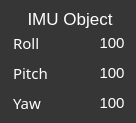
<?xml version="1.0" encoding="UTF-8"?>
<ui version="4.0">
 <class>IMUInfoBox</class>
 <widget class="QWidget" name="IMUInfoBox">
  <property name="geometry">
   <rect>
    <x>0</x>
    <y>0</y>
    <width>136</width>
    <height>123</height>
   </rect>
  </property>
  <property name="minimumSize">
   <size>
    <width>0</width>
    <height>120</height>
   </size>
  </property>
  <property name="maximumSize">
   <size>
    <width>16777215</width>
    <height>200</height>
   </size>
  </property>
  <property name="windowTitle">
   <string>Form</string>
  </property>
  <property name="styleSheet">
   <string notr="true">background-color: rgb(54, 54, 54);</string>
  </property>
  <widget class="QLabel" name="motor_name">
   <property name="geometry">
    <rect>
     <x>10</x>
     <y>10</y>
     <width>120</width>
     <height>18</height>
    </rect>
   </property>
   <property name="palette">
    <palette>
     <active>
      <colorrole role="WindowText">
       <brush brushstyle="SolidPattern">
        <color alpha="255">
         <red>255</red>
         <green>255</green>
         <blue>255</blue>
        </color>
       </brush>
      </colorrole>
      <colorrole role="Button">
       <brush brushstyle="SolidPattern">
        <color alpha="255">
         <red>54</red>
         <green>54</green>
         <blue>54</blue>
        </color>
       </brush>
      </colorrole>
      <colorrole role="Text">
       <brush brushstyle="SolidPattern">
        <color alpha="255">
         <red>255</red>
         <green>255</green>
         <blue>255</blue>
        </color>
       </brush>
      </colorrole>
      <colorrole role="ButtonText">
       <brush brushstyle="SolidPattern">
        <color alpha="255">
         <red>255</red>
         <green>255</green>
         <blue>255</blue>
        </color>
       </brush>
      </colorrole>
      <colorrole role="Base">
       <brush brushstyle="SolidPattern">
        <color alpha="255">
         <red>54</red>
         <green>54</green>
         <blue>54</blue>
        </color>
       </brush>
      </colorrole>
      <colorrole role="Window">
       <brush brushstyle="SolidPattern">
        <color alpha="255">
         <red>54</red>
         <green>54</green>
         <blue>54</blue>
        </color>
       </brush>
      </colorrole>
      <colorrole role="PlaceholderText">
       <brush brushstyle="SolidPattern">
        <color alpha="128">
         <red>255</red>
         <green>255</green>
         <blue>255</blue>
        </color>
       </brush>
      </colorrole>
     </active>
     <inactive>
      <colorrole role="WindowText">
       <brush brushstyle="SolidPattern">
        <color alpha="255">
         <red>255</red>
         <green>255</green>
         <blue>255</blue>
        </color>
       </brush>
      </colorrole>
      <colorrole role="Button">
       <brush brushstyle="SolidPattern">
        <color alpha="255">
         <red>54</red>
         <green>54</green>
         <blue>54</blue>
        </color>
       </brush>
      </colorrole>
      <colorrole role="Text">
       <brush brushstyle="SolidPattern">
        <color alpha="255">
         <red>255</red>
         <green>255</green>
         <blue>255</blue>
        </color>
       </brush>
      </colorrole>
      <colorrole role="ButtonText">
       <brush brushstyle="SolidPattern">
        <color alpha="255">
         <red>255</red>
         <green>255</green>
         <blue>255</blue>
        </color>
       </brush>
      </colorrole>
      <colorrole role="Base">
       <brush brushstyle="SolidPattern">
        <color alpha="255">
         <red>54</red>
         <green>54</green>
         <blue>54</blue>
        </color>
       </brush>
      </colorrole>
      <colorrole role="Window">
       <brush brushstyle="SolidPattern">
        <color alpha="255">
         <red>54</red>
         <green>54</green>
         <blue>54</blue>
        </color>
       </brush>
      </colorrole>
      <colorrole role="PlaceholderText">
       <brush brushstyle="SolidPattern">
        <color alpha="128">
         <red>255</red>
         <green>255</green>
         <blue>255</blue>
        </color>
       </brush>
      </colorrole>
     </inactive>
     <disabled>
      <colorrole role="WindowText">
       <brush brushstyle="SolidPattern">
        <color alpha="255">
         <red>255</red>
         <green>255</green>
         <blue>255</blue>
        </color>
       </brush>
      </colorrole>
      <colorrole role="Button">
       <brush brushstyle="SolidPattern">
        <color alpha="255">
         <red>54</red>
         <green>54</green>
         <blue>54</blue>
        </color>
       </brush>
      </colorrole>
      <colorrole role="Text">
       <brush brushstyle="SolidPattern">
        <color alpha="255">
         <red>255</red>
         <green>255</green>
         <blue>255</blue>
        </color>
       </brush>
      </colorrole>
      <colorrole role="ButtonText">
       <brush brushstyle="SolidPattern">
        <color alpha="255">
         <red>255</red>
         <green>255</green>
         <blue>255</blue>
        </color>
       </brush>
      </colorrole>
      <colorrole role="Base">
       <brush brushstyle="SolidPattern">
        <color alpha="255">
         <red>54</red>
         <green>54</green>
         <blue>54</blue>
        </color>
       </brush>
      </colorrole>
      <colorrole role="Window">
       <brush brushstyle="SolidPattern">
        <color alpha="255">
         <red>54</red>
         <green>54</green>
         <blue>54</blue>
        </color>
       </brush>
      </colorrole>
      <colorrole role="PlaceholderText">
       <brush brushstyle="SolidPattern">
        <color alpha="128">
         <red>255</red>
         <green>255</green>
         <blue>255</blue>
        </color>
       </brush>
      </colorrole>
     </disabled>
    </palette>
   </property>
   <property name="font">
    <font>
     <pointsize>13</pointsize>
    </font>
   </property>
   <property name="styleSheet">
    <string notr="true">color: rgb(255, 255, 255);</string>
   </property>
   <property name="text">
    <string>IMU Object</string>
   </property>
   <property name="alignment">
    <set>Qt::AlignmentFlag::AlignCenter</set>
   </property>
  </widget>
  <widget class="QGroupBox" name="RollGroup">
   <property name="enabled">
    <bool>true</bool>
   </property>
   <property name="geometry">
    <rect>
     <x>10</x>
     <y>30</y>
     <width>120</width>
     <height>22</height>
    </rect>
   </property>
   <property name="minimumSize">
    <size>
     <width>90</width>
     <height>20</height>
    </size>
   </property>
   <property name="maximumSize">
    <size>
     <width>120</width>
     <height>16777215</height>
    </size>
   </property>
   <property name="styleSheet">
    <string notr="true">QGroupBox {
    border: 0px;
}</string>
   </property>
   <property name="title">
    <string/>
   </property>
   <property name="alignment">
    <set>Qt::AlignmentFlag::AlignLeading|Qt::AlignmentFlag::AlignLeft|Qt::AlignmentFlag::AlignVCenter</set>
   </property>
   <property name="flat">
    <bool>true</bool>
   </property>
   <property name="checkable">
    <bool>false</bool>
   </property>
   <layout class="QHBoxLayout" name="horizontalLayout_2">
    <property name="spacing">
     <number>0</number>
    </property>
    <property name="leftMargin">
     <number>0</number>
    </property>
    <property name="topMargin">
     <number>0</number>
    </property>
    <property name="rightMargin">
     <number>0</number>
    </property>
    <property name="bottomMargin">
     <number>0</number>
    </property>
    <item>
     <widget class="QLabel" name="roll_label">
      <property name="maximumSize">
       <size>
        <width>90</width>
        <height>16777215</height>
       </size>
      </property>
      <property name="palette">
       <palette>
        <active>
         <colorrole role="WindowText">
          <brush brushstyle="SolidPattern">
           <color alpha="255">
            <red>255</red>
            <green>255</green>
            <blue>255</blue>
           </color>
          </brush>
         </colorrole>
         <colorrole role="Button">
          <brush brushstyle="SolidPattern">
           <color alpha="255">
            <red>54</red>
            <green>54</green>
            <blue>54</blue>
           </color>
          </brush>
         </colorrole>
         <colorrole role="Text">
          <brush brushstyle="SolidPattern">
           <color alpha="255">
            <red>255</red>
            <green>255</green>
            <blue>255</blue>
           </color>
          </brush>
         </colorrole>
         <colorrole role="ButtonText">
          <brush brushstyle="SolidPattern">
           <color alpha="255">
            <red>255</red>
            <green>255</green>
            <blue>255</blue>
           </color>
          </brush>
         </colorrole>
         <colorrole role="Base">
          <brush brushstyle="SolidPattern">
           <color alpha="255">
            <red>54</red>
            <green>54</green>
            <blue>54</blue>
           </color>
          </brush>
         </colorrole>
         <colorrole role="Window">
          <brush brushstyle="SolidPattern">
           <color alpha="255">
            <red>54</red>
            <green>54</green>
            <blue>54</blue>
           </color>
          </brush>
         </colorrole>
         <colorrole role="PlaceholderText">
          <brush brushstyle="SolidPattern">
           <color alpha="128">
            <red>255</red>
            <green>255</green>
            <blue>255</blue>
           </color>
          </brush>
         </colorrole>
        </active>
        <inactive>
         <colorrole role="WindowText">
          <brush brushstyle="SolidPattern">
           <color alpha="255">
            <red>255</red>
            <green>255</green>
            <blue>255</blue>
           </color>
          </brush>
         </colorrole>
         <colorrole role="Button">
          <brush brushstyle="SolidPattern">
           <color alpha="255">
            <red>54</red>
            <green>54</green>
            <blue>54</blue>
           </color>
          </brush>
         </colorrole>
         <colorrole role="Text">
          <brush brushstyle="SolidPattern">
           <color alpha="255">
            <red>255</red>
            <green>255</green>
            <blue>255</blue>
           </color>
          </brush>
         </colorrole>
         <colorrole role="ButtonText">
          <brush brushstyle="SolidPattern">
           <color alpha="255">
            <red>255</red>
            <green>255</green>
            <blue>255</blue>
           </color>
          </brush>
         </colorrole>
         <colorrole role="Base">
          <brush brushstyle="SolidPattern">
           <color alpha="255">
            <red>54</red>
            <green>54</green>
            <blue>54</blue>
           </color>
          </brush>
         </colorrole>
         <colorrole role="Window">
          <brush brushstyle="SolidPattern">
           <color alpha="255">
            <red>54</red>
            <green>54</green>
            <blue>54</blue>
           </color>
          </brush>
         </colorrole>
         <colorrole role="PlaceholderText">
          <brush brushstyle="SolidPattern">
           <color alpha="128">
            <red>255</red>
            <green>255</green>
            <blue>255</blue>
           </color>
          </brush>
         </colorrole>
        </inactive>
        <disabled>
         <colorrole role="WindowText">
          <brush brushstyle="SolidPattern">
           <color alpha="255">
            <red>255</red>
            <green>255</green>
            <blue>255</blue>
           </color>
          </brush>
         </colorrole>
         <colorrole role="Button">
          <brush brushstyle="SolidPattern">
           <color alpha="255">
            <red>54</red>
            <green>54</green>
            <blue>54</blue>
           </color>
          </brush>
         </colorrole>
         <colorrole role="Text">
          <brush brushstyle="SolidPattern">
           <color alpha="255">
            <red>255</red>
            <green>255</green>
            <blue>255</blue>
           </color>
          </brush>
         </colorrole>
         <colorrole role="ButtonText">
          <brush brushstyle="SolidPattern">
           <color alpha="255">
            <red>255</red>
            <green>255</green>
            <blue>255</blue>
           </color>
          </brush>
         </colorrole>
         <colorrole role="Base">
          <brush brushstyle="SolidPattern">
           <color alpha="255">
            <red>54</red>
            <green>54</green>
            <blue>54</blue>
           </color>
          </brush>
         </colorrole>
         <colorrole role="Window">
          <brush brushstyle="SolidPattern">
           <color alpha="255">
            <red>54</red>
            <green>54</green>
            <blue>54</blue>
           </color>
          </brush>
         </colorrole>
         <colorrole role="PlaceholderText">
          <brush brushstyle="SolidPattern">
           <color alpha="128">
            <red>255</red>
            <green>255</green>
            <blue>255</blue>
           </color>
          </brush>
         </colorrole>
        </disabled>
       </palette>
      </property>
      <property name="font">
       <font>
        <family>Sans Serif</family>
        <pointsize>11</pointsize>
       </font>
      </property>
      <property name="styleSheet">
       <string notr="true">color: rgb(255, 255, 255);</string>
      </property>
      <property name="text">
       <string>Roll</string>
      </property>
     </widget>
    </item>
    <item>
     <widget class="QLabel" name="roll_value">
      <property name="maximumSize">
       <size>
        <width>30</width>
        <height>16777215</height>
       </size>
      </property>
      <property name="palette">
       <palette>
        <active>
         <colorrole role="WindowText">
          <brush brushstyle="SolidPattern">
           <color alpha="255">
            <red>255</red>
            <green>255</green>
            <blue>255</blue>
           </color>
          </brush>
         </colorrole>
         <colorrole role="Button">
          <brush brushstyle="SolidPattern">
           <color alpha="255">
            <red>54</red>
            <green>54</green>
            <blue>54</blue>
           </color>
          </brush>
         </colorrole>
         <colorrole role="Text">
          <brush brushstyle="SolidPattern">
           <color alpha="255">
            <red>255</red>
            <green>255</green>
            <blue>255</blue>
           </color>
          </brush>
         </colorrole>
         <colorrole role="ButtonText">
          <brush brushstyle="SolidPattern">
           <color alpha="255">
            <red>255</red>
            <green>255</green>
            <blue>255</blue>
           </color>
          </brush>
         </colorrole>
         <colorrole role="Base">
          <brush brushstyle="SolidPattern">
           <color alpha="255">
            <red>54</red>
            <green>54</green>
            <blue>54</blue>
           </color>
          </brush>
         </colorrole>
         <colorrole role="Window">
          <brush brushstyle="SolidPattern">
           <color alpha="255">
            <red>54</red>
            <green>54</green>
            <blue>54</blue>
           </color>
          </brush>
         </colorrole>
         <colorrole role="PlaceholderText">
          <brush brushstyle="SolidPattern">
           <color alpha="128">
            <red>255</red>
            <green>255</green>
            <blue>255</blue>
           </color>
          </brush>
         </colorrole>
        </active>
        <inactive>
         <colorrole role="WindowText">
          <brush brushstyle="SolidPattern">
           <color alpha="255">
            <red>255</red>
            <green>255</green>
            <blue>255</blue>
           </color>
          </brush>
         </colorrole>
         <colorrole role="Button">
          <brush brushstyle="SolidPattern">
           <color alpha="255">
            <red>54</red>
            <green>54</green>
            <blue>54</blue>
           </color>
          </brush>
         </colorrole>
         <colorrole role="Text">
          <brush brushstyle="SolidPattern">
           <color alpha="255">
            <red>255</red>
            <green>255</green>
            <blue>255</blue>
           </color>
          </brush>
         </colorrole>
         <colorrole role="ButtonText">
          <brush brushstyle="SolidPattern">
           <color alpha="255">
            <red>255</red>
            <green>255</green>
            <blue>255</blue>
           </color>
          </brush>
         </colorrole>
         <colorrole role="Base">
          <brush brushstyle="SolidPattern">
           <color alpha="255">
            <red>54</red>
            <green>54</green>
            <blue>54</blue>
           </color>
          </brush>
         </colorrole>
         <colorrole role="Window">
          <brush brushstyle="SolidPattern">
           <color alpha="255">
            <red>54</red>
            <green>54</green>
            <blue>54</blue>
           </color>
          </brush>
         </colorrole>
         <colorrole role="PlaceholderText">
          <brush brushstyle="SolidPattern">
           <color alpha="128">
            <red>255</red>
            <green>255</green>
            <blue>255</blue>
           </color>
          </brush>
         </colorrole>
        </inactive>
        <disabled>
         <colorrole role="WindowText">
          <brush brushstyle="SolidPattern">
           <color alpha="255">
            <red>255</red>
            <green>255</green>
            <blue>255</blue>
           </color>
          </brush>
         </colorrole>
         <colorrole role="Button">
          <brush brushstyle="SolidPattern">
           <color alpha="255">
            <red>54</red>
            <green>54</green>
            <blue>54</blue>
           </color>
          </brush>
         </colorrole>
         <colorrole role="Text">
          <brush brushstyle="SolidPattern">
           <color alpha="255">
            <red>255</red>
            <green>255</green>
            <blue>255</blue>
           </color>
          </brush>
         </colorrole>
         <colorrole role="ButtonText">
          <brush brushstyle="SolidPattern">
           <color alpha="255">
            <red>255</red>
            <green>255</green>
            <blue>255</blue>
           </color>
          </brush>
         </colorrole>
         <colorrole role="Base">
          <brush brushstyle="SolidPattern">
           <color alpha="255">
            <red>54</red>
            <green>54</green>
            <blue>54</blue>
           </color>
          </brush>
         </colorrole>
         <colorrole role="Window">
          <brush brushstyle="SolidPattern">
           <color alpha="255">
            <red>54</red>
            <green>54</green>
            <blue>54</blue>
           </color>
          </brush>
         </colorrole>
         <colorrole role="PlaceholderText">
          <brush brushstyle="SolidPattern">
           <color alpha="128">
            <red>255</red>
            <green>255</green>
            <blue>255</blue>
           </color>
          </brush>
         </colorrole>
        </disabled>
       </palette>
      </property>
      <property name="font">
       <font>
        <pointsize>11</pointsize>
       </font>
      </property>
      <property name="styleSheet">
       <string notr="true">color: rgb(255, 255, 255);</string>
      </property>
      <property name="text">
       <string>100</string>
      </property>
      <property name="alignment">
       <set>Qt::AlignmentFlag::AlignCenter</set>
      </property>
     </widget>
    </item>
   </layout>
  </widget>
  <widget class="QGroupBox" name="RollGroup_2">
   <property name="enabled">
    <bool>true</bool>
   </property>
   <property name="geometry">
    <rect>
     <x>10</x>
     <y>60</y>
     <width>120</width>
     <height>22</height>
    </rect>
   </property>
   <property name="minimumSize">
    <size>
     <width>90</width>
     <height>20</height>
    </size>
   </property>
   <property name="maximumSize">
    <size>
     <width>120</width>
     <height>16777215</height>
    </size>
   </property>
   <property name="styleSheet">
    <string notr="true">QGroupBox {
    border: 0px;
}</string>
   </property>
   <property name="title">
    <string/>
   </property>
   <property name="alignment">
    <set>Qt::AlignmentFlag::AlignLeading|Qt::AlignmentFlag::AlignLeft|Qt::AlignmentFlag::AlignVCenter</set>
   </property>
   <property name="flat">
    <bool>true</bool>
   </property>
   <property name="checkable">
    <bool>false</bool>
   </property>
   <layout class="QHBoxLayout" name="horizontalLayout_3">
    <property name="spacing">
     <number>0</number>
    </property>
    <property name="leftMargin">
     <number>0</number>
    </property>
    <property name="topMargin">
     <number>0</number>
    </property>
    <property name="rightMargin">
     <number>0</number>
    </property>
    <property name="bottomMargin">
     <number>0</number>
    </property>
    <item>
     <widget class="QLabel" name="roll_label_2">
      <property name="maximumSize">
       <size>
        <width>90</width>
        <height>16777215</height>
       </size>
      </property>
      <property name="palette">
       <palette>
        <active>
         <colorrole role="WindowText">
          <brush brushstyle="SolidPattern">
           <color alpha="255">
            <red>255</red>
            <green>255</green>
            <blue>255</blue>
           </color>
          </brush>
         </colorrole>
         <colorrole role="Button">
          <brush brushstyle="SolidPattern">
           <color alpha="255">
            <red>54</red>
            <green>54</green>
            <blue>54</blue>
           </color>
          </brush>
         </colorrole>
         <colorrole role="Text">
          <brush brushstyle="SolidPattern">
           <color alpha="255">
            <red>255</red>
            <green>255</green>
            <blue>255</blue>
           </color>
          </brush>
         </colorrole>
         <colorrole role="ButtonText">
          <brush brushstyle="SolidPattern">
           <color alpha="255">
            <red>255</red>
            <green>255</green>
            <blue>255</blue>
           </color>
          </brush>
         </colorrole>
         <colorrole role="Base">
          <brush brushstyle="SolidPattern">
           <color alpha="255">
            <red>54</red>
            <green>54</green>
            <blue>54</blue>
           </color>
          </brush>
         </colorrole>
         <colorrole role="Window">
          <brush brushstyle="SolidPattern">
           <color alpha="255">
            <red>54</red>
            <green>54</green>
            <blue>54</blue>
           </color>
          </brush>
         </colorrole>
         <colorrole role="PlaceholderText">
          <brush brushstyle="SolidPattern">
           <color alpha="128">
            <red>255</red>
            <green>255</green>
            <blue>255</blue>
           </color>
          </brush>
         </colorrole>
        </active>
        <inactive>
         <colorrole role="WindowText">
          <brush brushstyle="SolidPattern">
           <color alpha="255">
            <red>255</red>
            <green>255</green>
            <blue>255</blue>
           </color>
          </brush>
         </colorrole>
         <colorrole role="Button">
          <brush brushstyle="SolidPattern">
           <color alpha="255">
            <red>54</red>
            <green>54</green>
            <blue>54</blue>
           </color>
          </brush>
         </colorrole>
         <colorrole role="Text">
          <brush brushstyle="SolidPattern">
           <color alpha="255">
            <red>255</red>
            <green>255</green>
            <blue>255</blue>
           </color>
          </brush>
         </colorrole>
         <colorrole role="ButtonText">
          <brush brushstyle="SolidPattern">
           <color alpha="255">
            <red>255</red>
            <green>255</green>
            <blue>255</blue>
           </color>
          </brush>
         </colorrole>
         <colorrole role="Base">
          <brush brushstyle="SolidPattern">
           <color alpha="255">
            <red>54</red>
            <green>54</green>
            <blue>54</blue>
           </color>
          </brush>
         </colorrole>
         <colorrole role="Window">
          <brush brushstyle="SolidPattern">
           <color alpha="255">
            <red>54</red>
            <green>54</green>
            <blue>54</blue>
           </color>
          </brush>
         </colorrole>
         <colorrole role="PlaceholderText">
          <brush brushstyle="SolidPattern">
           <color alpha="128">
            <red>255</red>
            <green>255</green>
            <blue>255</blue>
           </color>
          </brush>
         </colorrole>
        </inactive>
        <disabled>
         <colorrole role="WindowText">
          <brush brushstyle="SolidPattern">
           <color alpha="255">
            <red>255</red>
            <green>255</green>
            <blue>255</blue>
           </color>
          </brush>
         </colorrole>
         <colorrole role="Button">
          <brush brushstyle="SolidPattern">
           <color alpha="255">
            <red>54</red>
            <green>54</green>
            <blue>54</blue>
           </color>
          </brush>
         </colorrole>
         <colorrole role="Text">
          <brush brushstyle="SolidPattern">
           <color alpha="255">
            <red>255</red>
            <green>255</green>
            <blue>255</blue>
           </color>
          </brush>
         </colorrole>
         <colorrole role="ButtonText">
          <brush brushstyle="SolidPattern">
           <color alpha="255">
            <red>255</red>
            <green>255</green>
            <blue>255</blue>
           </color>
          </brush>
         </colorrole>
         <colorrole role="Base">
          <brush brushstyle="SolidPattern">
           <color alpha="255">
            <red>54</red>
            <green>54</green>
            <blue>54</blue>
           </color>
          </brush>
         </colorrole>
         <colorrole role="Window">
          <brush brushstyle="SolidPattern">
           <color alpha="255">
            <red>54</red>
            <green>54</green>
            <blue>54</blue>
           </color>
          </brush>
         </colorrole>
         <colorrole role="PlaceholderText">
          <brush brushstyle="SolidPattern">
           <color alpha="128">
            <red>255</red>
            <green>255</green>
            <blue>255</blue>
           </color>
          </brush>
         </colorrole>
        </disabled>
       </palette>
      </property>
      <property name="font">
       <font>
        <family>Sans Serif</family>
        <pointsize>11</pointsize>
       </font>
      </property>
      <property name="styleSheet">
       <string notr="true">color: rgb(255, 255, 255);</string>
      </property>
      <property name="text">
       <string>Pitch</string>
      </property>
     </widget>
    </item>
    <item>
     <widget class="QLabel" name="roll_value_2">
      <property name="maximumSize">
       <size>
        <width>30</width>
        <height>16777215</height>
       </size>
      </property>
      <property name="palette">
       <palette>
        <active>
         <colorrole role="WindowText">
          <brush brushstyle="SolidPattern">
           <color alpha="255">
            <red>255</red>
            <green>255</green>
            <blue>255</blue>
           </color>
          </brush>
         </colorrole>
         <colorrole role="Button">
          <brush brushstyle="SolidPattern">
           <color alpha="255">
            <red>54</red>
            <green>54</green>
            <blue>54</blue>
           </color>
          </brush>
         </colorrole>
         <colorrole role="Text">
          <brush brushstyle="SolidPattern">
           <color alpha="255">
            <red>255</red>
            <green>255</green>
            <blue>255</blue>
           </color>
          </brush>
         </colorrole>
         <colorrole role="ButtonText">
          <brush brushstyle="SolidPattern">
           <color alpha="255">
            <red>255</red>
            <green>255</green>
            <blue>255</blue>
           </color>
          </brush>
         </colorrole>
         <colorrole role="Base">
          <brush brushstyle="SolidPattern">
           <color alpha="255">
            <red>54</red>
            <green>54</green>
            <blue>54</blue>
           </color>
          </brush>
         </colorrole>
         <colorrole role="Window">
          <brush brushstyle="SolidPattern">
           <color alpha="255">
            <red>54</red>
            <green>54</green>
            <blue>54</blue>
           </color>
          </brush>
         </colorrole>
         <colorrole role="PlaceholderText">
          <brush brushstyle="SolidPattern">
           <color alpha="128">
            <red>255</red>
            <green>255</green>
            <blue>255</blue>
           </color>
          </brush>
         </colorrole>
        </active>
        <inactive>
         <colorrole role="WindowText">
          <brush brushstyle="SolidPattern">
           <color alpha="255">
            <red>255</red>
            <green>255</green>
            <blue>255</blue>
           </color>
          </brush>
         </colorrole>
         <colorrole role="Button">
          <brush brushstyle="SolidPattern">
           <color alpha="255">
            <red>54</red>
            <green>54</green>
            <blue>54</blue>
           </color>
          </brush>
         </colorrole>
         <colorrole role="Text">
          <brush brushstyle="SolidPattern">
           <color alpha="255">
            <red>255</red>
            <green>255</green>
            <blue>255</blue>
           </color>
          </brush>
         </colorrole>
         <colorrole role="ButtonText">
          <brush brushstyle="SolidPattern">
           <color alpha="255">
            <red>255</red>
            <green>255</green>
            <blue>255</blue>
           </color>
          </brush>
         </colorrole>
         <colorrole role="Base">
          <brush brushstyle="SolidPattern">
           <color alpha="255">
            <red>54</red>
            <green>54</green>
            <blue>54</blue>
           </color>
          </brush>
         </colorrole>
         <colorrole role="Window">
          <brush brushstyle="SolidPattern">
           <color alpha="255">
            <red>54</red>
            <green>54</green>
            <blue>54</blue>
           </color>
          </brush>
         </colorrole>
         <colorrole role="PlaceholderText">
          <brush brushstyle="SolidPattern">
           <color alpha="128">
            <red>255</red>
            <green>255</green>
            <blue>255</blue>
           </color>
          </brush>
         </colorrole>
        </inactive>
        <disabled>
         <colorrole role="WindowText">
          <brush brushstyle="SolidPattern">
           <color alpha="255">
            <red>255</red>
            <green>255</green>
            <blue>255</blue>
           </color>
          </brush>
         </colorrole>
         <colorrole role="Button">
          <brush brushstyle="SolidPattern">
           <color alpha="255">
            <red>54</red>
            <green>54</green>
            <blue>54</blue>
           </color>
          </brush>
         </colorrole>
         <colorrole role="Text">
          <brush brushstyle="SolidPattern">
           <color alpha="255">
            <red>255</red>
            <green>255</green>
            <blue>255</blue>
           </color>
          </brush>
         </colorrole>
         <colorrole role="ButtonText">
          <brush brushstyle="SolidPattern">
           <color alpha="255">
            <red>255</red>
            <green>255</green>
            <blue>255</blue>
           </color>
          </brush>
         </colorrole>
         <colorrole role="Base">
          <brush brushstyle="SolidPattern">
           <color alpha="255">
            <red>54</red>
            <green>54</green>
            <blue>54</blue>
           </color>
          </brush>
         </colorrole>
         <colorrole role="Window">
          <brush brushstyle="SolidPattern">
           <color alpha="255">
            <red>54</red>
            <green>54</green>
            <blue>54</blue>
           </color>
          </brush>
         </colorrole>
         <colorrole role="PlaceholderText">
          <brush brushstyle="SolidPattern">
           <color alpha="128">
            <red>255</red>
            <green>255</green>
            <blue>255</blue>
           </color>
          </brush>
         </colorrole>
        </disabled>
       </palette>
      </property>
      <property name="font">
       <font>
        <pointsize>11</pointsize>
       </font>
      </property>
      <property name="styleSheet">
       <string notr="true">color: rgb(255, 255, 255);</string>
      </property>
      <property name="text">
       <string>100</string>
      </property>
      <property name="alignment">
       <set>Qt::AlignmentFlag::AlignCenter</set>
      </property>
     </widget>
    </item>
   </layout>
  </widget>
  <widget class="QGroupBox" name="RollGroup_3">
   <property name="enabled">
    <bool>true</bool>
   </property>
   <property name="geometry">
    <rect>
     <x>10</x>
     <y>90</y>
     <width>120</width>
     <height>22</height>
    </rect>
   </property>
   <property name="minimumSize">
    <size>
     <width>90</width>
     <height>20</height>
    </size>
   </property>
   <property name="maximumSize">
    <size>
     <width>120</width>
     <height>16777215</height>
    </size>
   </property>
   <property name="styleSheet">
    <string notr="true">QGroupBox {
    border: 0px;
}</string>
   </property>
   <property name="title">
    <string/>
   </property>
   <property name="alignment">
    <set>Qt::AlignmentFlag::AlignLeading|Qt::AlignmentFlag::AlignLeft|Qt::AlignmentFlag::AlignVCenter</set>
   </property>
   <property name="flat">
    <bool>true</bool>
   </property>
   <property name="checkable">
    <bool>false</bool>
   </property>
   <layout class="QHBoxLayout" name="horizontalLayout_4">
    <property name="spacing">
     <number>0</number>
    </property>
    <property name="leftMargin">
     <number>0</number>
    </property>
    <property name="topMargin">
     <number>0</number>
    </property>
    <property name="rightMargin">
     <number>0</number>
    </property>
    <property name="bottomMargin">
     <number>0</number>
    </property>
    <item>
     <widget class="QLabel" name="roll_label_3">
      <property name="maximumSize">
       <size>
        <width>90</width>
        <height>16777215</height>
       </size>
      </property>
      <property name="palette">
       <palette>
        <active>
         <colorrole role="WindowText">
          <brush brushstyle="SolidPattern">
           <color alpha="255">
            <red>255</red>
            <green>255</green>
            <blue>255</blue>
           </color>
          </brush>
         </colorrole>
         <colorrole role="Button">
          <brush brushstyle="SolidPattern">
           <color alpha="255">
            <red>54</red>
            <green>54</green>
            <blue>54</blue>
           </color>
          </brush>
         </colorrole>
         <colorrole role="Text">
          <brush brushstyle="SolidPattern">
           <color alpha="255">
            <red>255</red>
            <green>255</green>
            <blue>255</blue>
           </color>
          </brush>
         </colorrole>
         <colorrole role="ButtonText">
          <brush brushstyle="SolidPattern">
           <color alpha="255">
            <red>255</red>
            <green>255</green>
            <blue>255</blue>
           </color>
          </brush>
         </colorrole>
         <colorrole role="Base">
          <brush brushstyle="SolidPattern">
           <color alpha="255">
            <red>54</red>
            <green>54</green>
            <blue>54</blue>
           </color>
          </brush>
         </colorrole>
         <colorrole role="Window">
          <brush brushstyle="SolidPattern">
           <color alpha="255">
            <red>54</red>
            <green>54</green>
            <blue>54</blue>
           </color>
          </brush>
         </colorrole>
         <colorrole role="PlaceholderText">
          <brush brushstyle="SolidPattern">
           <color alpha="128">
            <red>255</red>
            <green>255</green>
            <blue>255</blue>
           </color>
          </brush>
         </colorrole>
        </active>
        <inactive>
         <colorrole role="WindowText">
          <brush brushstyle="SolidPattern">
           <color alpha="255">
            <red>255</red>
            <green>255</green>
            <blue>255</blue>
           </color>
          </brush>
         </colorrole>
         <colorrole role="Button">
          <brush brushstyle="SolidPattern">
           <color alpha="255">
            <red>54</red>
            <green>54</green>
            <blue>54</blue>
           </color>
          </brush>
         </colorrole>
         <colorrole role="Text">
          <brush brushstyle="SolidPattern">
           <color alpha="255">
            <red>255</red>
            <green>255</green>
            <blue>255</blue>
           </color>
          </brush>
         </colorrole>
         <colorrole role="ButtonText">
          <brush brushstyle="SolidPattern">
           <color alpha="255">
            <red>255</red>
            <green>255</green>
            <blue>255</blue>
           </color>
          </brush>
         </colorrole>
         <colorrole role="Base">
          <brush brushstyle="SolidPattern">
           <color alpha="255">
            <red>54</red>
            <green>54</green>
            <blue>54</blue>
           </color>
          </brush>
         </colorrole>
         <colorrole role="Window">
          <brush brushstyle="SolidPattern">
           <color alpha="255">
            <red>54</red>
            <green>54</green>
            <blue>54</blue>
           </color>
          </brush>
         </colorrole>
         <colorrole role="PlaceholderText">
          <brush brushstyle="SolidPattern">
           <color alpha="128">
            <red>255</red>
            <green>255</green>
            <blue>255</blue>
           </color>
          </brush>
         </colorrole>
        </inactive>
        <disabled>
         <colorrole role="WindowText">
          <brush brushstyle="SolidPattern">
           <color alpha="255">
            <red>255</red>
            <green>255</green>
            <blue>255</blue>
           </color>
          </brush>
         </colorrole>
         <colorrole role="Button">
          <brush brushstyle="SolidPattern">
           <color alpha="255">
            <red>54</red>
            <green>54</green>
            <blue>54</blue>
           </color>
          </brush>
         </colorrole>
         <colorrole role="Text">
          <brush brushstyle="SolidPattern">
           <color alpha="255">
            <red>255</red>
            <green>255</green>
            <blue>255</blue>
           </color>
          </brush>
         </colorrole>
         <colorrole role="ButtonText">
          <brush brushstyle="SolidPattern">
           <color alpha="255">
            <red>255</red>
            <green>255</green>
            <blue>255</blue>
           </color>
          </brush>
         </colorrole>
         <colorrole role="Base">
          <brush brushstyle="SolidPattern">
           <color alpha="255">
            <red>54</red>
            <green>54</green>
            <blue>54</blue>
           </color>
          </brush>
         </colorrole>
         <colorrole role="Window">
          <brush brushstyle="SolidPattern">
           <color alpha="255">
            <red>54</red>
            <green>54</green>
            <blue>54</blue>
           </color>
          </brush>
         </colorrole>
         <colorrole role="PlaceholderText">
          <brush brushstyle="SolidPattern">
           <color alpha="128">
            <red>255</red>
            <green>255</green>
            <blue>255</blue>
           </color>
          </brush>
         </colorrole>
        </disabled>
       </palette>
      </property>
      <property name="font">
       <font>
        <family>Sans Serif</family>
        <pointsize>11</pointsize>
       </font>
      </property>
      <property name="styleSheet">
       <string notr="true">color: rgb(255, 255, 255);</string>
      </property>
      <property name="text">
       <string>Yaw</string>
      </property>
     </widget>
    </item>
    <item>
     <widget class="QLabel" name="roll_value_3">
      <property name="maximumSize">
       <size>
        <width>30</width>
        <height>16777215</height>
       </size>
      </property>
      <property name="palette">
       <palette>
        <active>
         <colorrole role="WindowText">
          <brush brushstyle="SolidPattern">
           <color alpha="255">
            <red>255</red>
            <green>255</green>
            <blue>255</blue>
           </color>
          </brush>
         </colorrole>
         <colorrole role="Button">
          <brush brushstyle="SolidPattern">
           <color alpha="255">
            <red>54</red>
            <green>54</green>
            <blue>54</blue>
           </color>
          </brush>
         </colorrole>
         <colorrole role="Text">
          <brush brushstyle="SolidPattern">
           <color alpha="255">
            <red>255</red>
            <green>255</green>
            <blue>255</blue>
           </color>
          </brush>
         </colorrole>
         <colorrole role="ButtonText">
          <brush brushstyle="SolidPattern">
           <color alpha="255">
            <red>255</red>
            <green>255</green>
            <blue>255</blue>
           </color>
          </brush>
         </colorrole>
         <colorrole role="Base">
          <brush brushstyle="SolidPattern">
           <color alpha="255">
            <red>54</red>
            <green>54</green>
            <blue>54</blue>
           </color>
          </brush>
         </colorrole>
         <colorrole role="Window">
          <brush brushstyle="SolidPattern">
           <color alpha="255">
            <red>54</red>
            <green>54</green>
            <blue>54</blue>
           </color>
          </brush>
         </colorrole>
         <colorrole role="PlaceholderText">
          <brush brushstyle="SolidPattern">
           <color alpha="128">
            <red>255</red>
            <green>255</green>
            <blue>255</blue>
           </color>
          </brush>
         </colorrole>
        </active>
        <inactive>
         <colorrole role="WindowText">
          <brush brushstyle="SolidPattern">
           <color alpha="255">
            <red>255</red>
            <green>255</green>
            <blue>255</blue>
           </color>
          </brush>
         </colorrole>
         <colorrole role="Button">
          <brush brushstyle="SolidPattern">
           <color alpha="255">
            <red>54</red>
            <green>54</green>
            <blue>54</blue>
           </color>
          </brush>
         </colorrole>
         <colorrole role="Text">
          <brush brushstyle="SolidPattern">
           <color alpha="255">
            <red>255</red>
            <green>255</green>
            <blue>255</blue>
           </color>
          </brush>
         </colorrole>
         <colorrole role="ButtonText">
          <brush brushstyle="SolidPattern">
           <color alpha="255">
            <red>255</red>
            <green>255</green>
            <blue>255</blue>
           </color>
          </brush>
         </colorrole>
         <colorrole role="Base">
          <brush brushstyle="SolidPattern">
           <color alpha="255">
            <red>54</red>
            <green>54</green>
            <blue>54</blue>
           </color>
          </brush>
         </colorrole>
         <colorrole role="Window">
          <brush brushstyle="SolidPattern">
           <color alpha="255">
            <red>54</red>
            <green>54</green>
            <blue>54</blue>
           </color>
          </brush>
         </colorrole>
         <colorrole role="PlaceholderText">
          <brush brushstyle="SolidPattern">
           <color alpha="128">
            <red>255</red>
            <green>255</green>
            <blue>255</blue>
           </color>
          </brush>
         </colorrole>
        </inactive>
        <disabled>
         <colorrole role="WindowText">
          <brush brushstyle="SolidPattern">
           <color alpha="255">
            <red>255</red>
            <green>255</green>
            <blue>255</blue>
           </color>
          </brush>
         </colorrole>
         <colorrole role="Button">
          <brush brushstyle="SolidPattern">
           <color alpha="255">
            <red>54</red>
            <green>54</green>
            <blue>54</blue>
           </color>
          </brush>
         </colorrole>
         <colorrole role="Text">
          <brush brushstyle="SolidPattern">
           <color alpha="255">
            <red>255</red>
            <green>255</green>
            <blue>255</blue>
           </color>
          </brush>
         </colorrole>
         <colorrole role="ButtonText">
          <brush brushstyle="SolidPattern">
           <color alpha="255">
            <red>255</red>
            <green>255</green>
            <blue>255</blue>
           </color>
          </brush>
         </colorrole>
         <colorrole role="Base">
          <brush brushstyle="SolidPattern">
           <color alpha="255">
            <red>54</red>
            <green>54</green>
            <blue>54</blue>
           </color>
          </brush>
         </colorrole>
         <colorrole role="Window">
          <brush brushstyle="SolidPattern">
           <color alpha="255">
            <red>54</red>
            <green>54</green>
            <blue>54</blue>
           </color>
          </brush>
         </colorrole>
         <colorrole role="PlaceholderText">
          <brush brushstyle="SolidPattern">
           <color alpha="128">
            <red>255</red>
            <green>255</green>
            <blue>255</blue>
           </color>
          </brush>
         </colorrole>
        </disabled>
       </palette>
      </property>
      <property name="font">
       <font>
        <pointsize>11</pointsize>
       </font>
      </property>
      <property name="styleSheet">
       <string notr="true">color: rgb(255, 255, 255);</string>
      </property>
      <property name="text">
       <string>100</string>
      </property>
      <property name="alignment">
       <set>Qt::AlignmentFlag::AlignCenter</set>
      </property>
     </widget>
    </item>
   </layout>
  </widget>
 </widget>
 <resources/>
 <connections/>
</ui>
